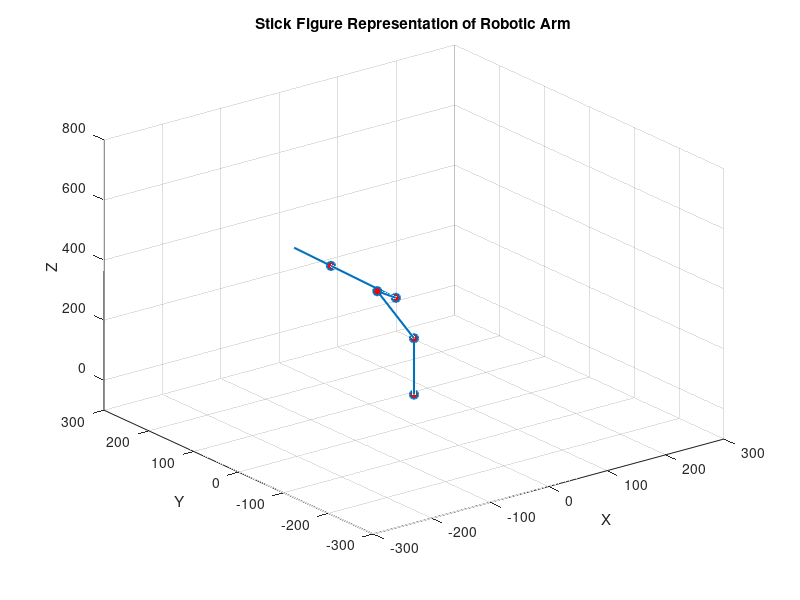
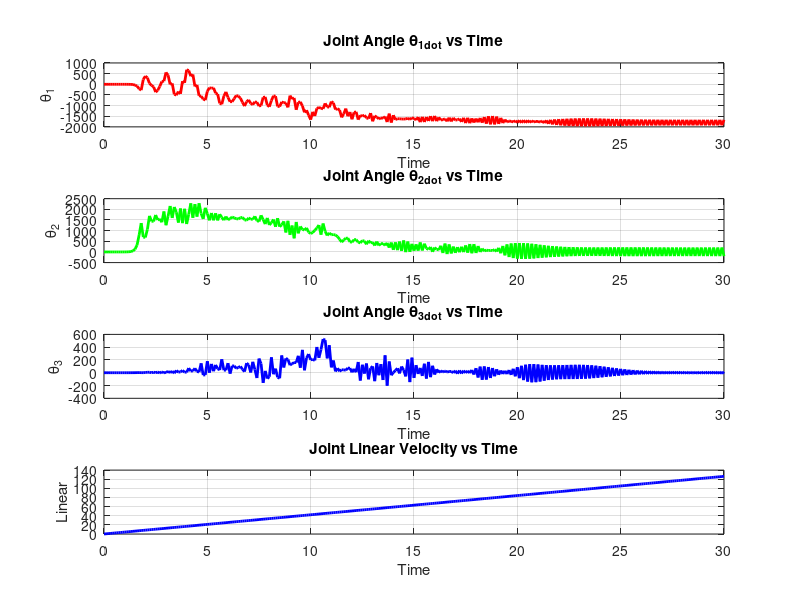
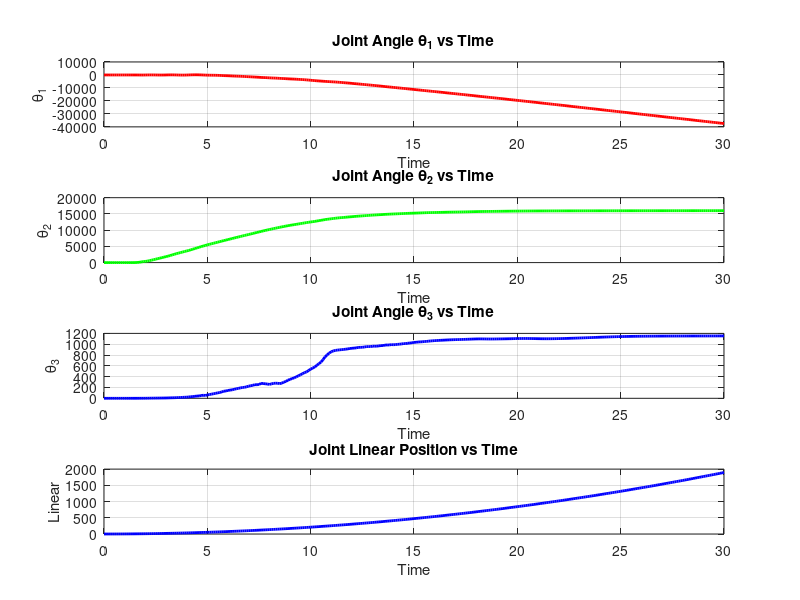

The MATLAB script that drew these images, in order:
clc;

%% Define coordinates

timeStep = 0.1; % time step
timeVec = 0:timeStep:30;
numSamples = length(timeVec); % number of time samples

% Initial generalized coordinates 
angle1 = 0; 
angle2 = 0; 
angle3 = 0;
linearPos = 0;
angles = [angle1; angle2; angle3; linearPos];

% Define intermediate variables
cos1 = cosd(angle1);
sin1 = sind(angle1);
cos2 = cosd(angle2);
sin2 = sind(angle2);
cos3 = cosd(angle3);
sin3 = sind(angle3);

% Initial generalized velocities 
angle1Vel = 0; 
angle2Vel = 0; 
angle3Vel = 0;
linearVel = 0;
anglesVel = [angle1Vel; angle2Vel; angle3Vel; linearVel];

angle1VelArr = zeros(1, numSamples);
angle2VelArr = zeros(1, numSamples);
angle3VelArr = zeros(1, numSamples);
linearVelArr = zeros(1, numSamples);

angle1Arr = zeros(1, numSamples);
angle2Arr = zeros(1, numSamples);
angle3Arr = zeros(1, numSamples);
linearArr = zeros(1, numSamples);

angle1Arr(1) = angle1;
angle2Arr(1) = angle2;
angle3Arr(1) = angle3;
linearArr(1) = linearPos;

% Length of links
link1 = 187.5;
link2 = 200; 
link3 = 50; 
link4 = 200; 
link5 = 112.5; 
d4 = link5 + linearPos;

% Masses of links
mass1 = 350; 
mass2 = 341; 
mass3 = 100;
mass4 = 400;
mass5 = 600;
gravity = 9.81;

% Moments of inertia of links
inertia1 = 500;
inertia2 = 700; 
inertia3 = 400; 
inertia4 = 500;
inertia5 = 700;

%% Computing

for i = 2:numSamples
    inertiaMat = [inertia2 0 0 0;
                  0 inertia3 0 0;
                  0 0 inertia4 0;
                  0 0 0 inertia5];

    % Project generalized inputs for the open-loop numerical study.
    inputTorques = [2; 2; 2; 5];
    d4 = link5 + linearPos;

    % Configuration-dependent project load expression with gravity terms.
    gravityConfigVec = [sin1 * (mass2 * gravity * link2 / 2 + mass3 * gravity * link3 + mass4 * gravity * link4 + mass5 * gravity * link5) - sin1 * cos2 * (mass3 * gravity * link3 / 2 + mass4 * gravity * link4 + mass5 * gravity * link5) - sin1 * cos2 * cos3 * (mass4 * gravity * link4 / 2 + mass5 * gravity * link5) + cos1 * sin2 * cos3 * (mass4 * gravity * link4 / 2 + mass5 * gravity * link5) + cos1 * sin2 * cos3 * mass5 * gravity * d4 / 2;
                  -cos1 * sin2 * (mass3 * gravity * link3 / 2 + mass4 * gravity * link4 + mass5 * gravity * link5) + sin1 * cos2 * (mass3 * gravity * link3 / 2 + mass4 * gravity * link4 + mass5 * gravity * link5) - cos1 * sin2 * cos3 * (mass4 * gravity * link4 / 2 + mass5 * gravity * link5) + sin1 * cos2 * cos3 * (mass4 * gravity * link4 / 2 + mass5 * gravity * link5) + sin1 * cos2 * cos3 * mass5 * gravity * d4 / 2;
                  -cos1 * cos2 * sin3 * (mass4 * gravity * link4 / 2 + mass5 * gravity * link5) - sin1 * sin2 * sin3 * (mass4 * gravity * link4 / 2 + mass5 * gravity * link5) - sin1 * sin2 * sin3 * mass5 * gravity * d4 / 2;
                  -mass5 * gravity / 2];

    angularAccel = inertiaMat \ (inputTorques - gravityConfigVec);

    % Constant-acceleration state update using the old velocity in q update.
    angle1 = angle1 + angle1Vel * timeStep + 0.5 * angularAccel(1) * timeStep^2;
    angle2 = angle2 + angle2Vel * timeStep + 0.5 * angularAccel(2) * timeStep^2;
    angle3 = angle3 + angle3Vel * timeStep + 0.5 * angularAccel(3) * timeStep^2;
    linearPos = linearPos + linearVel * timeStep + 0.5 * angularAccel(4) * timeStep^2;

    angle1Vel = angle1Vel + angularAccel(1) * timeStep;
    angle2Vel = angle2Vel + angularAccel(2) * timeStep;
    angle3Vel = angle3Vel + angularAccel(3) * timeStep;
    linearVel = linearVel + angularAccel(4) * timeStep;

    angles = [angle1; angle2; angle3; linearPos];
    anglesVel = [angle1Vel; angle2Vel; angle3Vel; linearVel];

    angle1VelArr(i) = angle1Vel;
    angle2VelArr(i) = angle2Vel;
    angle3VelArr(i) = angle3Vel;
    linearVelArr(i) = linearVel;

    angle1Arr(i) = angle1;
    angle2Arr(i) = angle2;
    angle3Arr(i) = angle3;
    linearArr(i) = linearPos;

    % Update intermediate variables
    cos1 = cosd(angle1);
    sin1 = sind(angle1);
    cos2 = cosd(angle2);
    sin2 = sind(angle2);
    cos3 = cosd(angle3);
    sin3 = sind(angle3);

    % Stick figure representation
    xCoords = [0, 0, -sin1*link2, -sin1*link2 + link3*(cos1*sin2 - cos2*sin1), -sin1*link2 + link3*(cos1*sin2 - cos2*sin1) + link4*(cos1*sin2*cos3 - sin1*cos2*cos3), -sin1*link2 + link3*(cos1*sin2 - cos2*sin1) + (link4 + d4)*(cos1*sin2*cos3 - sin1*cos2*cos3)];
    yCoords = [0, 0, 0, 0, sin3*link4, sin3*(link4 + d4)];
    zCoords = [0, link1, link1 + link2*cos1, link1 + link2*cos1 + link3*(cos1*cos2 + sin1*sin2), link1 + link2*cos1 + link3*(cos1*cos2 + sin1*sin2) + link4*(cos1*cos2*cos3 + sin1*sin2*cos3), link1 + link2*cos1 + link3*(cos1*cos2 + sin1*sin2) + (link4 + d4)*(cos1*cos2*cos3 + sin1*sin2*cos3)];

    plot3(xCoords, yCoords, zCoords, '-o', 'LineWidth', 1.5, 'MarkerSize', 6, 'MarkerFaceColor', 'r');
    grid on;
    xlim([-300, 300]);
    ylim([-300, 300]);
    zlim([-100, 800]);
    xlabel('X');
    ylabel('Y');
    zlabel('Z');
    title('Stick Figure Representation of Robotic Arm');
    drawnow;
end

%% Plotting

% Plot motion graphs
figure;
subplot(4, 1, 1);
plot(timeVec, angle1VelArr, 'r', 'LineWidth', 2);
xlabel('Time');
ylabel('\theta_1');
title('Joint Angle \theta_1_d_o_t vs Time');
grid on;

subplot(4, 1, 2);
plot(timeVec, angle2VelArr, 'g', 'LineWidth', 2);
xlabel('Time');
ylabel('\theta_2');
title('Joint Angle \theta_2_d_o_t vs Time');
grid on;

subplot(4, 1, 3);
plot(timeVec, angle3VelArr, 'b', 'LineWidth', 2);
xlabel('Time');
ylabel('\theta_3');
title('Joint Angle \theta_3_d_o_t vs Time');
grid on;

subplot(4, 1, 4);
plot(timeVec, linearVelArr, 'b', 'LineWidth', 2);
xlabel('Time');
ylabel('Linear');
title('Joint Linear Velocity vs Time');
grid on;

figure;
subplot(4, 1, 1);
plot(timeVec, angle1Arr, 'r', 'LineWidth', 2);
xlabel('Time');
ylabel('\theta_1');
title('Joint Angle \theta_1 vs Time');
grid on;

subplot(4, 1, 2);
plot(timeVec, angle2Arr, 'g', 'LineWidth', 2);
xlabel('Time');
ylabel('\theta_2');
title('Joint Angle \theta_2 vs Time');
grid on;

subplot(4, 1, 3);
plot(timeVec, angle3Arr, 'b', 'LineWidth', 2);
xlabel('Time');
ylabel('\theta_3');
title('Joint Angle \theta_3 vs Time');
grid on;

subplot(4, 1, 4);
plot(timeVec, linearArr, 'b', 'LineWidth', 2);
xlabel('Time');
ylabel('Linear');
title('Joint Linear Position vs Time');
grid on;

hold off;
